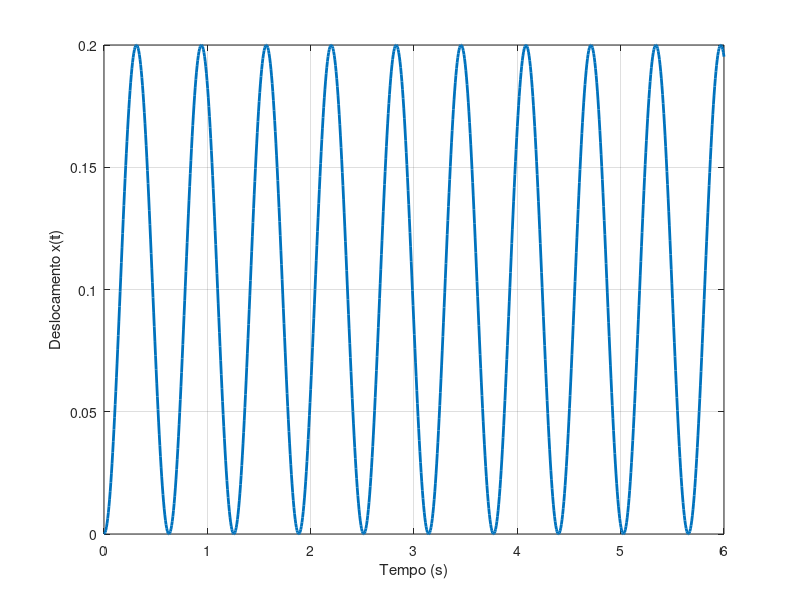

The MATLAB script that drew this image:
clear; clc;

% Parâmetro
F0 = 10; 
k = 100;
wn = sqrt(k);
A = F0 / k;

% Tempo de simulação
t = linspace(0, 6, 1000);

% Gráfico
x = A*(1 - cos(wn*t));

plot(t, x, 'LineWidth',2);
xlabel('Tempo (s)');
ylabel('Deslocamento x(t)');
grid on;
